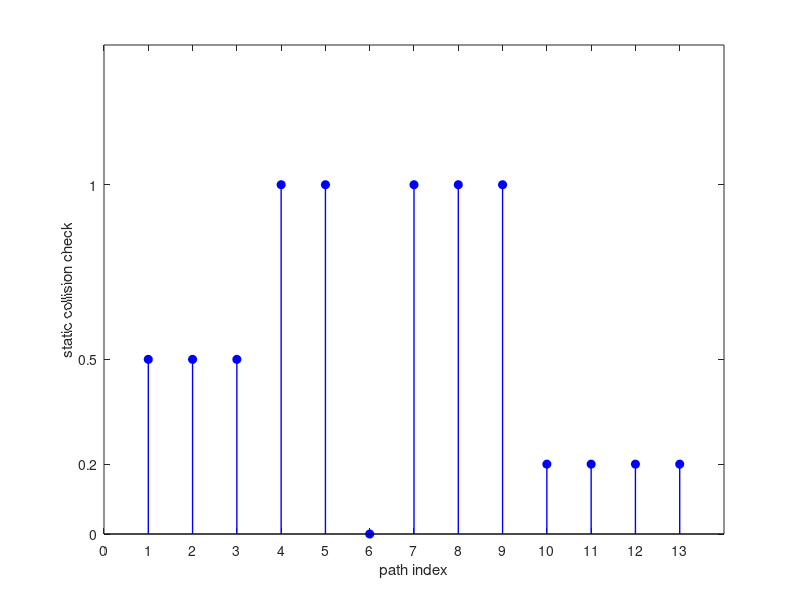

The MATLAB source for this figure:
x=1:1:13;
y=[0.5,0.5,0.5,1,1,0,1,1,1,0.2,0.2,0.2,0.2];
disp(y(1));
stem(x,y,"fill",'b','LineWidth',1);
axis([0, 14, 0, 1.4]);
set(gca,'XTick',0:1:13);
set(gca,'YTick',[0 0.2 0.5 1]);
xlabel('path index');
ylabel('static collision check');
%set(gca,'YTickLabel',{'0.2','0.5','1'});
%set(gca,'Fontname','Times newman','FontSize',10);
%set(gcf,'Units','centimeters','Position',[10 5 7 7]);
%set(get(gca,'XLabel'),'FontSize',10);
%set(get(gca,'YLabel'),'FontSize',10);
%set(gca,'Position',[.15 .15 .8 .75]);


